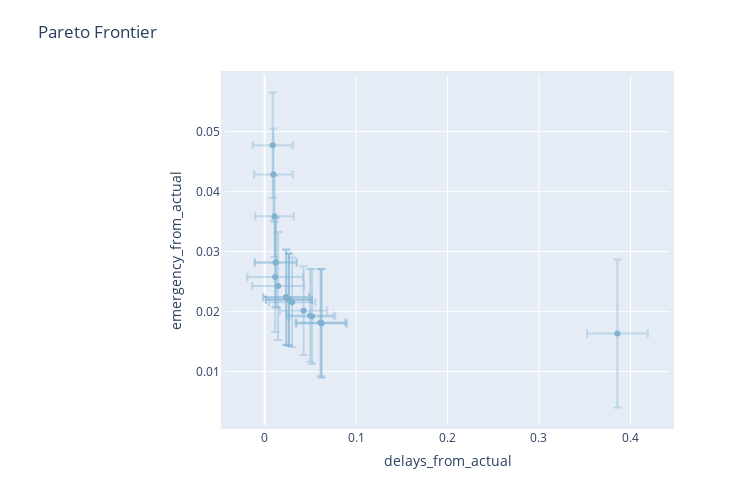

This figure's notebook cell:
### Code cell
objectives = ax_client.experiment.optimization_config.objective.objectives
frontier = compute_posterior_pareto_frontier(
    experiment=ax_client.experiment,
    data=ax_client.experiment.fetch_data(),
    primary_objective=objectives[0].metric,
    secondary_objective=objectives[1].metric,
    absolute_metrics=["emergency_from_actual", "delays_from_actual"],
    num_points=20,
)

render(plot_pareto_frontier(frontier, CI_level=0.95))

### Figure 1 — Plotly figure (JSON) as saved in the notebook; plotly's stock layout.template omitted (floating-point values rounded to 4 significant figures)
{"data": [{"error_x": {"array": [0.0332, 0.02753, 0.02554, 0.02513, 0.02699, 0.02514, 0.02742, 0.02503, 0.02548, 0.02834, 0.03052, 0.02553, 0.02293, 0.02107, 0.02583, 0.02503, 0.02293, 0.02514, 0.02104, 0.0219], "color": "rgba(128,177,211,0.4)", "thickness": 2, "type": "data"}, "error_y": {"array": [0.01234, 0.009046, 0.007747, 0.007685, 0.008876, 0.007674, 0.009027, 0.007933, 0.007458, 0.009006, 0.009164, 0.00789, 0.007451, 0.006805, 0.007394, 0.007947, 0.007456, 0.007667, 0.007679, 0.008802], "color": "rgba(128,177,211,0.4)", "thickness": 2, "type": "data"}, "hoverinfo": "text", "legendgroup": "mean", "marker": {"color": "rgba(128,177,211,1)"}, "mode": "markers", "name": "mean", "text": ["<b>Parameterization 0</b><br>delays_from_actual: 0.386 [0.353, 0.419]<br>emergencies: 387.234% [382.533%, 391.936%]<br>emergency_from_actual: 0.016 [0.004, 0.029]<br>error: 541.902% [515.353%, 568.450%]<br>delays: 63.915% [57.887%, 69.943%]<br><br><em>Parameterization:</em><br>dd-los: 45.60538093092044<br>gw-non-covid-los: 5.0<br>syswatch-scale: 0.9721437722970513", "<b>Parameterization 1</b><br>delays_from_actual: 0.062 [0.035, 0.090]<br>emergencies: 387.882% [384.435%, 391.329%]<br>emergency_from_actual: 0.018 [0.009, 0.027]<br>error: 15.416% [0.142%, 30.691%]<br>delays: 98.474% [94.115%, 102.833%]<br><br><em>Parameterization:</em><br>dd-los: 79.99999999999997<br>gw-non-covid-los: 5.0<br>syswatch-scale: 0.9002865804658411", "<b>Parameterization 2</b><br>delays_from_actual: 0.05 [0.024, 0.075]<br>emergencies: 388.384% [385.432%, 391.335%]<br>emergency_from_actual: 0.019 [0.012, 0.027]<br>error: 12.79% [-7.936%, 33.516%]<br>delays: 100.301% [96.217%, 104.384%]<br><br><em>Parameterization:</em><br>dd-los: 77.69092576072111<br>gw-non-covid-los: 5.0<br>syswatch-scale: 0.8976278793541206", "<b>Parameterization 3</b><br>delays_from_actual: 0.026 [0.001, 0.051]<br>emergencies: 389.392% [386.464%, 392.320%]<br>emergency_from_actual: 0.022 [0.014, 0.030]<br>error: 6.475% [-14.171%, 27.121%]<br>delays: 103.093% [99.018%, 107.169%]<br><br><em>Parameterization:</em><br>dd-los: 72.84370660848691<br>gw-non-covid-los: 5.0<br>syswatch-scale: 0.8862903358033094", "<b>Parameterization 4</b><br>delays_from_actual: 0.061 [0.034, 0.088]<br>emergencies: 387.927% [384.545%, 391.309%]<br>emergency_from_actual: 0.018 [0.009, 0.027]<br>error: 15.213% [0.185%, 30.242%]<br>delays: 98.636% [94.342%, 102.929%]<br><br><em>Parameterization:</em><br>dd-los: 79.80734291854246<br>gw-non-covid-los: 5.0<br>syswatch-scale: 0.8993065103535187", "<b>Parameterization 5</b><br>delays_from_actual: 0.026 [0.001, 0.052]<br>emergencies: 389.385% [386.461%, 392.309%]<br>emergency_from_actual: 0.022 [0.014, 0.030]<br>error: 6.524% [-14.194%, 27.243%]<br>delays: 103.082% [99.006%, 107.157%]<br><br><em>Parameterization:</em><br>dd-los: 72.8766185471973<br>gw-non-covid-los: 5.0<br>syswatch-scale: 0.8864067255736989", "<b>Parameterization 6</b><br>delays_from_actual: 0.062 [0.035, 0.090]<br>emergencies: 387.885% [384.445%, 391.324%]<br>emergency_from_actual: 0.018 [0.009, 0.027]<br>error: 15.446% [0.233%, 30.659%]<br>delays: 98.475% [94.124%, 102.827%]<br><br><em>Parameterization:</em><br>dd-los: 80.0<br>gw-non-covid-los: 5.0<br>syswatch-scale: 0.8996429474102816", "<b>Parameterization 7</b><br>delays_from_actual: 0.024 [-0.001, 0.049]<br>emergencies: 389.537% [386.515%, 392.559%]<br>emergency_from_actual: 0.022 [0.014, 0.030]<br>error: 5.528% [-13.909%, 24.964%]<br>delays: 103.297% [99.196%, 107.398%]<br><br><em>Parameterization:</em><br>dd-los: 72.24317900548141<br>gw-non-covid-los: 5.0<br>syswatch-scale: 0.8831788231630491", "<b>Parameterization 8</b><br>delays_from_actual: 0.03 [0.005, 0.056]<br>emergencies: 389.214% [386.373%, 392.055%]<br>emergency_from_actual: 0.022 [0.014, 0.029]<br>error: 7.747% [-14.523%, 30.016%]<br>delays: 102.753% [98.671%, 106.835%]<br><br><em>Parameterization:</em><br>dd-los: 73.68321897303541<br>gw-non-covid-los: 5.0<br>syswatch-scale: 0.8893987456442971", "<b>Parameterization 9</b><br>delays_from_actual: 0.015 [-0.014, 0.043]<br>emergencies: 390.253% [386.821%, 393.684%]<br>emergency_from_actual: 0.024 [0.015, 0.033]<br>error: 3.37% [-17.521%, 24.261%]<br>delays: 103.889% [99.513%, 108.266%]<br><br><em>Parameterization:</em><br>dd-los: 71.28514356318105<br>gw-non-covid-los: 5.000000000000003<br>syswatch-scale: 0.8642269770493466", "<b>Parameterization 10</b><br>delays_from_actual: 0.011 [-0.019, 0.042]<br>emergencies: 390.814% [387.322%, 394.306%]<br>emergency_from_actual: 0.026 [0.017, 0.035]<br>error: 3.718% [-20.967%, 28.404%]<br>delays: 104.37% [99.972%, 108.769%]<br><br><em>Parameterization:</em><br>dd-los: 71.9899336541852<br>gw-non-covid-los: 5.0<br>syswatch-scale: 0.8501837312213514", "<b>Parameterization 11</b><br>delays_from_actual: 0.052 [0.026, 0.077]<br>emergencies: 388.305% [385.299%, 391.311%]<br>emergency_from_actual: 0.019 [0.011, 0.027]<br>error: 13.185% [-6.385%, 32.754%]<br>delays: 100.026% [95.941%, 104.112%]<br><br><em>Parameterization:</em><br>dd-los: 78.05502955633733<br>gw-non-covid-los: 5.0<br>syswatch-scale: 0.8981680569591999", "<b>Parameterization 12</b><br>delays_from_actual: 0.012 [-0.011, 0.035]<br>emergencies: 391.73% [388.891%, 394.569%]<br>emergency_from_actual: 0.028 [0.021, 0.036]<br>error: 5.457% [-13.976%, 24.890%]<br>delays: 104.706% [101.220%, 108.191%]<br><br><em>Parameterization:</em><br>dd-los: 75.26453440312488<br>gw-non-covid-los: 5.0<br>syswatch-scale: 0.8237907635603695", "<b>Parameterization 13</b><br>delays_from_actual: 0.011 [-0.010, 0.032]<br>emergencies: 394.679% [392.086%, 397.271%]<br>emergency_from_actual: 0.036 [0.029, 0.043]<br>error: 6.819% [-8.404%, 22.043%]<br>delays: 104.675% [101.335%, 108.016%]<br><br><em>Parameterization:</em><br>dd-los: 75.23656635811763<br>gw-non-covid-los: 5.044620562235915<br>syswatch-scale: 0.8215887604357133", "<b>Parameterization 14</b><br>delays_from_actual: 0.043 [0.017, 0.068]<br>emergencies: 388.68% [385.862%, 391.497%]<br>emergency_from_actual: 0.02 [0.013, 0.028]<br>error: 11.223% [-12.403%, 34.848%]<br>delays: 101.284% [97.172%, 105.395%]<br><br><em>Parameterization:</em><br>dd-los: 76.29878688827753<br>gw-non-covid-los: 5.0<br>syswatch-scale: 0.8954487559579577", "<b>Parameterization 15</b><br>delays_from_actual: 0.023 [-0.002, 0.048]<br>emergencies: 389.544% [386.517%, 392.572%]<br>emergency_from_actual: 0.022 [0.014, 0.030]<br>error: 5.48% [-13.885%, 24.846%]<br>delays: 103.306% [99.203%, 107.409%]<br><br><em>Parameterization:</em><br>dd-los: 72.21176749229468<br>gw-non-covid-los: 5.000000000000001<br>syswatch-scale: 0.8830389353069895", "<b>Parameterization 16</b><br>delays_from_actual: 0.012 [-0.011, 0.035]<br>emergencies: 391.757% [388.917%, 394.598%]<br>emergency_from_actual: 0.028 [0.021, 0.036]<br>error: 5.458% [-13.931%, 24.848%]<br>delays: 104.737% [101.250%, 108.225%]<br><br><em>Parameterization:</em><br>dd-los: 75.22065287956889<br>gw-non-covid-los: 5.0<br>syswatch-scale: 0.8234076625750217", "<b>Parameterization 17</b><br>delays_from_actual: 0.027 [0.001, 0.052]<br>emergencies: 389.38% [386.459%, 392.301%]<br>emergency_from_actual: 0.022 [0.014, 0.030]<br>error: 6.555% [-14.181%, 27.292%]<br>delays: 103.073% [98.999%, 107.147%]<br><br><em>Parameterization:</em><br>dd-los: 72.89388623378815<br>gw-non-covid-los: 5.0000000000000036<br>syswatch-scale: 0.8865718176654905", "<b>Parameterization 18</b><br>delays_from_actual: 0.01 [-0.011, 0.031]<br>emergencies: 397.332% [394.407%, 400.258%]<br>emergency_from_actual: 0.043 [0.035, 0.051]<br>error: 8.349% [-5.565%, 22.263%]<br>delays: 104.58% [101.197%, 107.962%]<br><br><em>Parameterization:</em><br>dd-los: 75.16582011183522<br>gw-non-covid-los: 5.085134631446934<br>syswatch-scale: 0.8213590858287777", "<b>Parameterization 19</b><br>delays_from_actual: 0.009 [-0.013, 0.031]<br>emergencies: 399.186% [395.832%, 402.539%]<br>emergency_from_actual: 0.048 [0.039, 0.057]<br>error: 9.551% [-4.911%, 24.013%]<br>delays: 104.517% [101.014%, 108.019%]<br><br><em>Parameterization:</em><br>dd-los: 75.02667766437186<br>gw-non-covid-los: 5.113282987103868<br>syswatch-scale: 0.8217017987953743"], "type": "scatter", "x": [0.3857, 0.06208, 0.04979, 0.02631, 0.06106, 0.02644, 0.0621, 0.02356, 0.03006, 0.01469, 0.0115, 0.05171, 0.01211, 0.01074, 0.0426, 0.02344, 0.01206, 0.02656, 0.009623, 0.008861], "y": [0.01636, 0.01806, 0.01938, 0.02203, 0.01818, 0.02201, 0.01807, 0.02241, 0.02156, 0.02429, 0.02576, 0.01917, 0.02816, 0.0359, 0.02016, 0.02243, 0.02823, 0.02199, 0.04287, 0.04773]}], "layout": {"height": 500, "hovermode": "closest", "legend": {"orientation": "h"}, "margin": {"b": 75, "l": 225, "pad": 4, "t": 75}, "title": {"text": "Pareto Frontier"}, "width": 750, "xaxis": {"ticksuffix": "", "title": {"text": "delays_from_actual"}, "zeroline": true}, "yaxis": {"ticksuffix": "", "title": {"text": "emergency_from_actual"}, "zeroline": true}}}
